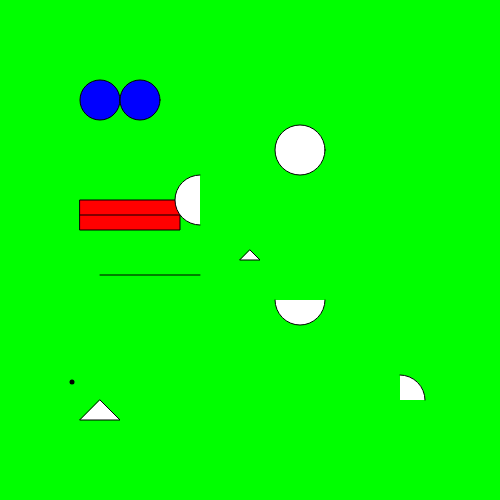
Frame 1 (no input)
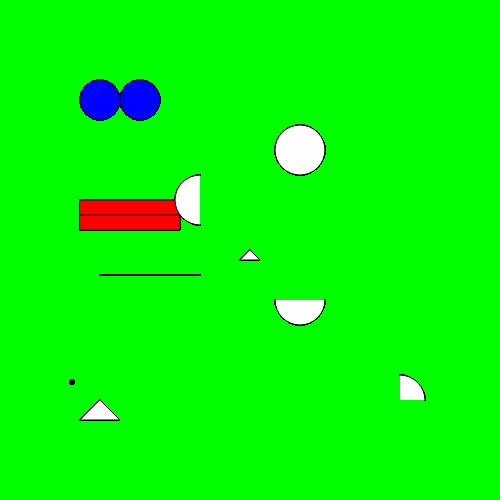
Frame 60 (no input)
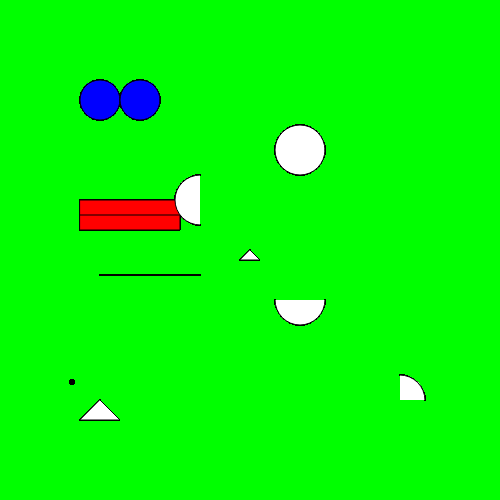
Frame 120 (the mouse pressed at the canvas centre since frame 60)

The p5.js sketch that drew these frames (run headless with seeded random() and noise() and a simulated clock; from frame 60 on, the mouse is pressed at the canvas centre):

// p5.js sketch
// ── sketch.js

var eyeSize = 40;
var mouthX = 80;
var mouthY = 200;

function setup() {
  // put setup code here
  createCanvas(500,500);
  background(0,255,0);
}

function draw() {
  // put drawing code here
  strokeWeight(1);

  fill("blue");//css color
  ellipse(100,100,eyeSize,eyeSize);//left eye

  ellipse(140,100,eyeSize,eyeSize);//right eye


  fill(255,0,0);//rgb color
  rect(mouthX,mouthY,100,30);//mouth

  fill(255);//grey scale color
  strokeWeight(5);
  point(72,382);//mole

  strokeWeight(1);
  line(80,215,180,215);//mouth split

  //width and height
  //console.log("width " + width);
  //console.log(height);

triangle(width/2,height/2,width/2+10, height/2+10, width/2-10, height/2+10);

arc(300,300,50,50,0,PI);
arc(400,400,50,50,PI+HALF_PI,0)
arc(300,150,50,50,0,TWO_PI)

triangle(100,400,120,420,80,420)

arc(200,200,50,50,HALF_PI,PI+HALF_PI);//ear

line(100,275,200,275);//straight line




}
